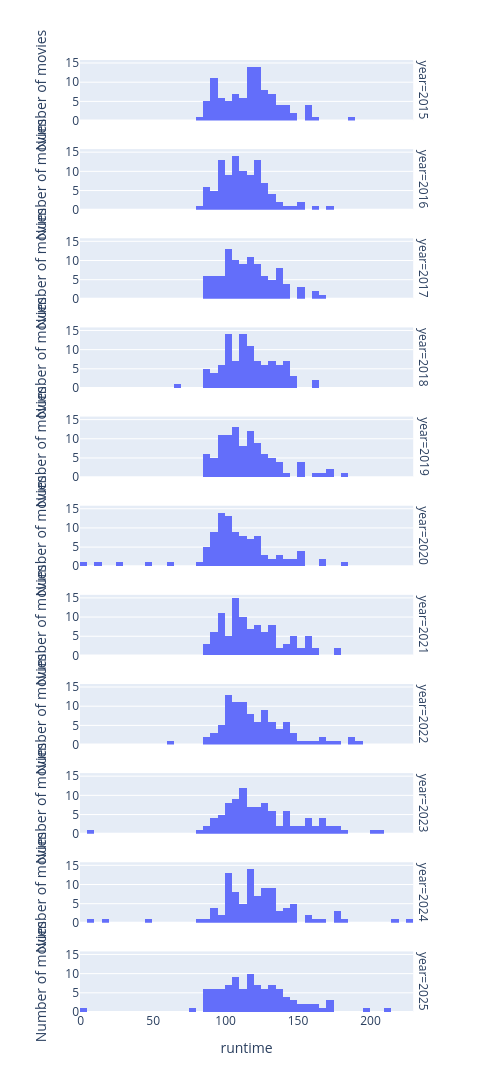

Source (notebook cell):
### Markdown cell above
First, I group the movies dataframe by year. Then, for each year, I take the mean for runtime.

### Code cell
fig= px.histogram(movies, x="runtime" , facet_row="year", width=500, height=2000)
fig.update_yaxes(title_text="Number of movies")

### Figure 1 — Plotly figure (JSON) as saved in the notebook; plotly's stock layout.template omitted (floating-point values rounded to 4 significant figures)
{"data": [{"bingroup": "x", "hovertemplate": "year=2015<br>runtime=%{x}<br>count=%{y}<extra></extra>", "legendgroup": "", "marker": {"color": "#636efa", "pattern": {"shape": ""}}, "name": "", "orientation": "v", "showlegend": false, "type": "histogram", "x": [136, 124, 138, 141, 91, 148, 95, 131, 137, 141, 125, 105, 157, 117, 114, 89, 126, 129, 118, 121, 94, 93, 93, 131, 119, 115, 127, 88, 106, 96, 120, 92, 104, 115, 130, 121, 147, 121, 127, 133, 100, 141, 103, 105, 188, 105, 89, 159, 106, 125, 134, 114, 131, 111, 135, 116, 127, 97, 115, 100, 116, 94, 115, 85, 118, 99, 120, 106, 124, 123, 129, 94, 140, 93, 122, 94, 123, 159, 90, 123, 122, 109, 122, 115, 116, 133, 96, 101, 87, 158, 119, 120, 95, 114, 164, 112, 93, 113, 119, 83], "xaxis": "x11", "yaxis": "y11"}, {"bingroup": "x", "hovertemplate": "year=2016<br>runtime=%{x}<br>count=%{y}<extra></extra>", "legendgroup": "", "marker": {"color": "#636efa", "pattern": {"shape": ""}}, "name": "", "orientation": "v", "showlegend": false, "type": "histogram", "x": [147, 133, 97, 109, 106, 86, 152, 133, 108, 122, 107, 115, 108, 94, 144, 95, 129, 123, 123, 95, 106, 120, 109, 97, 92, 122, 129, 103, 134, 107, 161, 116, 113, 127, 112, 96, 116, 127, 117, 122, 107, 123, 110, 99, 116, 117, 120, 152, 100, 87, 120, 139, 112, 124, 114, 132, 118, 89, 128, 127, 81, 103, 89, 118, 107, 99, 102, 107, 124, 86, 109, 111, 105, 110, 104, 112, 89, 92, 104, 110, 124, 170, 102, 125, 99, 94, 108, 97, 118, 114, 96, 101, 99, 91, 138, 99, 120, 98, 102], "xaxis": "x10", "yaxis": "y10"}, {"bingroup": "x", "hovertemplate": "year=2017<br>runtime=%{x}<br>count=%{y}<extra></extra>", "legendgroup": "", "marker": {"color": "#636efa", "pattern": {"shape": ""}}, "name": "", "orientation": "v", "showlegend": false, "type": "histogram", "x": [152, 129, 136, 90, 119, 133, 124, 137, 131, 141, 105, 129, 135, 120, 137, 154, 118, 107, 97, 140, 105, 141, 110, 102, 118, 114, 107, 100, 113, 104, 110, 108, 104, 167, 117, 164, 104, 107, 109, 122, 113, 137, 136, 109, 86, 100, 89, 123, 93, 100, 116, 116, 118, 122, 107, 115, 102, 125, 126, 114, 124, 122, 150, 115, 104, 139, 97, 89, 101, 95, 91, 130, 104, 115, 132, 86, 128, 160, 96, 102, 138, 117, 94, 89, 91, 112, 112, 120, 112, 109, 89, 96, 99, 101, 90, 141, 132, 120, 125], "xaxis": "x9", "yaxis": "y9"}, {"bingroup": "x", "hovertemplate": "year=2018<br>runtime=%{x}<br>count=%{y}<extra></extra>", "legendgroup": "", "marker": {"color": "#636efa", "pattern": {"shape": ""}}, "name": "", "orientation": "v", "showlegend": false, "type": "histogram", "x": [149, 135, 129, 118, 143, 135, 112, 147, 120, 134, 119, 140, 138, 85, 121, 113, 112, 97, 114, 136, 107, 114, 117, 135, 118, 105, 96, 110, 93, 131, 91, 130, 102, 111, 111, 143, 118, 106, 121, 130, 96, 120, 104, 121, 100, 116, 99, 103, 107, 88, 140, 97, 109, 105, 101, 118, 104, 100, 114, 149, 141, 141, 110, 97, 117, 89, 120, 101, 110, 102, 136, 90, 65, 116, 112, 86, 128, 116, 110, 132, 128, 163, 108, 140, 127, 104, 132, 117, 129, 122, 102, 101, 85, 101, 103, 125, 130, 161, 110, 94], "xaxis": "x8", "yaxis": "y8"}, {"bingroup": "x", "hovertemplate": "year=2019<br>runtime=%{x}<br>count=%{y}<extra></extra>", "legendgroup": "", "marker": {"color": "#636efa", "pattern": {"shape": ""}}, "name": "", "orientation": "v", "showlegend": false, "type": "histogram", "x": [181, 118, 103, 129, 124, 122, 142, 100, 127, 123, 137, 110, 104, 119, 169, 154, 105, 119, 86, 122, 162, 132, 132, 112, 135, 131, 131, 128, 133, 116, 98, 115, 114, 129, 118, 105, 106, 135, 153, 87, 107, 122, 112, 97, 117, 102, 121, 110, 99, 116, 122, 97, 123, 138, 126, 111, 93, 99, 103, 102, 86, 109, 101, 90, 90, 90, 108, 94, 96, 116, 87, 89, 88, 99, 108, 101, 109, 110, 119, 109, 118, 152, 117, 103, 106, 96, 109, 152, 111, 100, 99, 109, 128, 99, 96, 107, 172, 121, 171, 104], "xaxis": "x7", "yaxis": "y7"}, {"bingroup": "x", "hovertemplate": "year=2020<br>runtime=%{x}<br>count=%{y}<extra></extra>", "legendgroup": "", "marker": {"color": "#636efa", "pattern": {"shape": ""}}, "name": "", "orientation": "v", "showlegend": false, "type": "histogram", "x": [117, 147, 150, 124, 150, 99, 101, 4, 105, 120, 128, 95, 109, 151, 122, 124, 102, 101, 113, 100, 150, 115, 10, 132, 120, 94, 107, 109, 91, 94, 135, 105, 169, 98, 116, 103, 95, 110, 90, 124, 108, 111, 165, 129, 99, 104, 94, 120, 83, 112, 125, 87, 117, 101, 97, 106, 114, 140, 87, 120, 94, 144, 102, 119, 95, 90, 87, 115, 96, 108, 98, 97, 118, 146, 90, 132, 108, 136, 135, 180, 87, 103, 85, 97, 104, 92, 104, 111, 99, 25, 96, 96, 64, 110, 114, 100, 104, 45], "xaxis": "x6", "yaxis": "y6"}, {"bingroup": "x", "hovertemplate": "year=2021<br>runtime=%{x}<br>count=%{y}<extra></extra>", "legendgroup": "", "marker": {"color": "#636efa", "pattern": {"shape": ""}}, "name": "", "orientation": "v", "showlegend": false, "type": "histogram", "x": [148, 178, 128, 163, 143, 136, 97, 114, 132, 155, 110, 156, 134, 115, 97, 108, 102, 134, 127, 111, 125, 124, 105, 148, 129, 120, 132, 115, 148, 158, 93, 130, 107, 86, 101, 105, 123, 107, 131, 93, 96, 115, 110, 119, 99, 110, 155, 108, 132, 110, 91, 103, 156, 117, 117, 88, 121, 107, 114, 91, 93, 98, 97, 95, 98, 105, 128, 108, 179, 143, 88, 107, 93, 151, 108, 144, 121, 112, 145, 111, 138, 133, 145, 105, 99, 153, 128, 121, 108, 97, 104, 112, 109, 99, 160, 116, 100, 123, 108, 120], "xaxis": "x5", "yaxis": "y5"}, {"bingroup": "x", "hovertemplate": "year=2022<br>runtime=%{x}<br>count=%{y}<extra></extra>", "legendgroup": "", "marker": {"color": "#636efa", "pattern": {"shape": ""}}, "name": "", "orientation": "v", "showlegend": false, "type": "histogram", "x": [192, 131, 147, 126, 87, 162, 177, 119, 149, 103, 122, 142, 116, 123, 125, 109, 122, 159, 125, 112, 100, 126, 137, 105, 115, 106, 105, 112, 102, 130, 115, 104, 105, 103, 187, 99, 126, 140, 114, 127, 126, 106, 102, 111, 106, 101, 135, 124, 168, 96, 123, 100, 128, 101, 112, 96, 107, 112, 102, 102, 111, 128, 137, 131, 189, 107, 147, 144, 167, 141, 117, 130, 93, 122, 174, 136, 60, 114, 151, 103, 112, 94, 140, 96, 93, 117, 134, 113, 112, 102, 105, 116, 97, 89, 143, 134, 116, 107], "xaxis": "x4", "yaxis": "y4"}, {"bingroup": "x", "hovertemplate": "year=2023<br>runtime=%{x}<br>count=%{y}<extra></extra>", "legendgroup": "", "marker": {"color": "#636efa", "pattern": {"shape": ""}}, "name": "", "orientation": "v", "showlegend": false, "type": "histogram", "x": [114, 93, 181, 150, 142, 140, 157, 174, 117, 164, 135, 102, 125, 170, 127, 124, 116, 155, 148, 157, 122, 83, 110, 124, 116, 144, 110, 169, 95, 168, 131, 158, 94, 103, 91, 134, 105, 88, 109, 107, 117, 100, 123, 206, 96, 128, 111, 169, 112, 130, 128, 146, 118, 135, 104, 141, 123, 141, 125, 201, 110, 134, 112, 6, 113, 95, 134, 112, 95, 175, 105, 103, 99, 100, 127, 119, 103, 107, 165, 106, 163, 141, 128, 92, 110, 126, 100, 130, 123, 179, 105, 88, 105, 120, 112, 109, 118, 150, 114], "xaxis": "x3", "yaxis": "y3"}, {"bingroup": "x", "hovertemplate": "year=2024<br>runtime=%{x}<br>count=%{y}<extra></extra>", "legendgroup": "", "marker": {"color": "#636efa", "pattern": {"shape": ""}}, "name": "", "orientation": "v", "showlegend": false, "type": "histogram", "x": [97, 128, 100, 94, 162, 118, 167, 115, 94, 110, 109, 121, 148, 105, 129, 133, 116, 145, 133, 123, 131, 119, 141, 102, 101, 100, 101, 225, 106, 138, 115, 5, 119, 104, 124, 133, 127, 104, 149, 144, 106, 176, 141, 127, 104, 117, 101, 109, 120, 131, 110, 113, 117, 84, 46, 18, 134, 123, 139, 126, 132, 125, 102, 89, 109, 105, 141, 110, 178, 126, 101, 131, 115, 127, 115, 115, 126, 133, 139, 107, 98, 175, 146, 119, 118, 111, 123, 102, 122, 215, 92, 91, 183, 156, 103, 158, 119, 145], "xaxis": "x2", "yaxis": "y2"}, {"bingroup": "x", "hovertemplate": "year=2025<br>runtime=%{x}<br>count=%{y}<extra></extra>", "legendgroup": "", "marker": {"color": "#636efa", "pattern": {"shape": ""}}, "name": "", "orientation": "v", "showlegend": false, "type": "histogram", "x": [144, 108, 198, 108, 101, 134, 156, 90, 125, 156, 130, 170, 137, 115, 135, 136, 137, 119, 131, 127, 138, 110, 75, 125, 129, 112, 104, 104, 118, 162, 109, 100, 150, 107, 142, 145, 109, 88, 98, 110, 115, 89, 119, 124, 125, 214, 100, 174, 137, 114, 89, 94, 116, 123, 125, 107, 133, 85, 123, 113, 165, 116, 147, 116, 122, 109, 91, 161, 102, 98, 90, 133, 97, 119, 111, 150, 108, 144, 170, 133, 89, 103, 146, 120, 96, 105, 97, 134, 1, 144, 122, 91, 120, 88, 95, 94, 119], "xaxis": "x", "yaxis": "y"}], "layout": {"annotations": [{"font": {}, "showarrow": false, "text": "year=2025", "textangle": 90, "x": 0.98, "xanchor": "left", "xref": "paper", "y": 0.03182, "yanchor": "middle", "yref": "paper"}, {"font": {}, "showarrow": false, "text": "year=2024", "textangle": 90, "x": 0.98, "xanchor": "left", "xref": "paper", "y": 0.1255, "yanchor": "middle", "yref": "paper"}, {"font": {}, "showarrow": false, "text": "year=2023", "textangle": 90, "x": 0.98, "xanchor": "left", "xref": "paper", "y": 0.2191, "yanchor": "middle", "yref": "paper"}, {"font": {}, "showarrow": false, "text": "year=2022", "textangle": 90, "x": 0.98, "xanchor": "left", "xref": "paper", "y": 0.3127, "yanchor": "middle", "yref": "paper"}, {"font": {}, "showarrow": false, "text": "year=2021", "textangle": 90, "x": 0.98, "xanchor": "left", "xref": "paper", "y": 0.4064, "yanchor": "middle", "yref": "paper"}, {"font": {}, "showarrow": false, "text": "year=2020", "textangle": 90, "x": 0.98, "xanchor": "left", "xref": "paper", "y": 0.5, "yanchor": "middle", "yref": "paper"}, {"font": {}, "showarrow": false, "text": "year=2019", "textangle": 90, "x": 0.98, "xanchor": "left", "xref": "paper", "y": 0.5936, "yanchor": "middle", "yref": "paper"}, {"font": {}, "showarrow": false, "text": "year=2018", "textangle": 90, "x": 0.98, "xanchor": "left", "xref": "paper", "y": 0.6873, "yanchor": "middle", "yref": "paper"}, {"font": {}, "showarrow": false, "text": "year=2017", "textangle": 90, "x": 0.98, "xanchor": "left", "xref": "paper", "y": 0.7809, "yanchor": "middle", "yref": "paper"}, {"font": {}, "showarrow": false, "text": "year=2016", "textangle": 90, "x": 0.98, "xanchor": "left", "xref": "paper", "y": 0.8745, "yanchor": "middle", "yref": "paper"}, {"font": {}, "showarrow": false, "text": "year=2015", "textangle": 90, "x": 0.98, "xanchor": "left", "xref": "paper", "y": 0.9682, "yanchor": "middle", "yref": "paper"}], "barmode": "relative", "height": 2000, "legend": {"tracegroupgap": 0}, "margin": {"t": 60}, "width": 500, "xaxis": {"anchor": "y", "domain": [0, 0.98], "title": {"text": "runtime"}}, "xaxis10": {"anchor": "y10", "domain": [0, 0.98], "matches": "x", "showticklabels": false}, "xaxis11": {"anchor": "y11", "domain": [0, 0.98], "matches": "x", "showticklabels": false}, "xaxis2": {"anchor": "y2", "domain": [0, 0.98], "matches": "x", "showticklabels": false}, "xaxis3": {"anchor": "y3", "domain": [0, 0.98], "matches": "x", "showticklabels": false}, "xaxis4": {"anchor": "y4", "domain": [0, 0.98], "matches": "x", "showticklabels": false}, "xaxis5": {"anchor": "y5", "domain": [0, 0.98], "matches": "x", "showticklabels": false}, "xaxis6": {"anchor": "y6", "domain": [0, 0.98], "matches": "x", "showticklabels": false}, "xaxis7": {"anchor": "y7", "domain": [0, 0.98], "matches": "x", "showticklabels": false}, "xaxis8": {"anchor": "y8", "domain": [0, 0.98], "matches": "x", "showticklabels": false}, "xaxis9": {"anchor": "y9", "domain": [0, 0.98], "matches": "x", "showticklabels": false}, "yaxis": {"anchor": "x", "domain": [0, 0.06364], "title": {"text": "Number of movies"}}, "yaxis10": {"anchor": "x10", "domain": [0.8427, 0.9064], "matches": "y", "title": {"text": "Number of movies"}}, "yaxis11": {"anchor": "x11", "domain": [0.9364, 1.0], "matches": "y", "title": {"text": "Number of movies"}}, "yaxis2": {"anchor": "x2", "domain": [0.09364, 0.1573], "matches": "y", "title": {"text": "Number of movies"}}, "yaxis3": {"anchor": "x3", "domain": [0.1873, 0.2509], "matches": "y", "title": {"text": "Number of movies"}}, "yaxis4": {"anchor": "x4", "domain": [0.2809, 0.3445], "matches": "y", "title": {"text": "Number of movies"}}, "yaxis5": {"anchor": "x5", "domain": [0.3745, 0.4382], "matches": "y", "title": {"text": "Number of movies"}}, "yaxis6": {"anchor": "x6", "domain": [0.4682, 0.5318], "matches": "y", "title": {"text": "Number of movies"}}, "yaxis7": {"anchor": "x7", "domain": [0.5618, 0.6255], "matches": "y", "title": {"text": "Number of movies"}}, "yaxis8": {"anchor": "x8", "domain": [0.6555, 0.7191], "matches": "y", "title": {"text": "Number of movies"}}, "yaxis9": {"anchor": "x9", "domain": [0.7491, 0.8127], "matches": "y", "title": {"text": "Number of movies"}}}}
